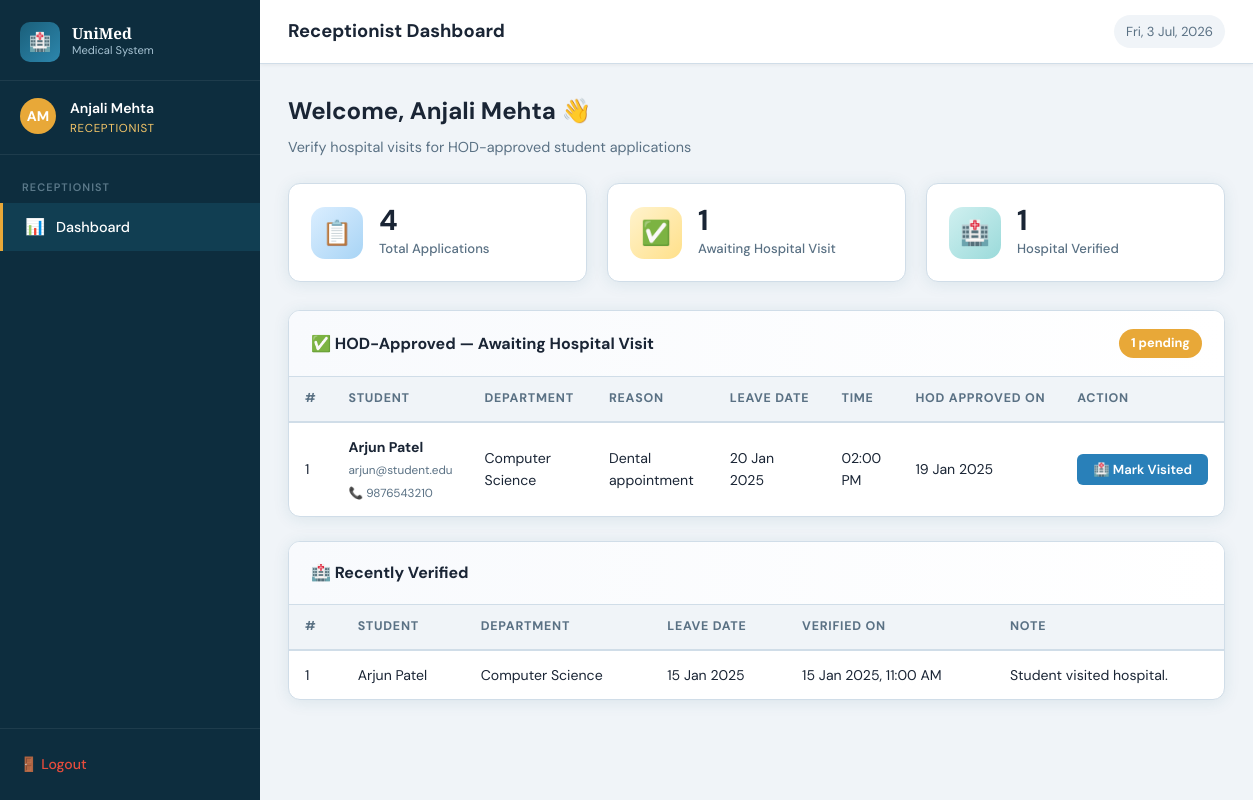
Screenshot of /receptionist/dashboard.php (signed in) with the database file from the repository.
### tables this page shows
CREATE TABLE IF NOT EXISTS applications (
    id INT AUTO_INCREMENT PRIMARY KEY,
    student_id INT NOT NULL,
    hod_id VARCHAR(20) NOT NULL,
    reason TEXT NOT NULL,
    leave_date DATE NOT NULL,
    leave_time TIME NOT NULL,
    status ENUM('pending','hod_approved','hod_rejected','receptionist_verified') DEFAULT 'pending',
    hod_remark TEXT DEFAULT NULL,
    receptionist_remark TEXT DEFAULT NULL,
    hod_action_at DATETIME DEFAULT NULL,
    receptionist_action_at DATETIME DEFAULT NULL,
    created_at DATETIME DEFAULT CURRENT_TIMESTAMP,
    FOREIGN KEY (student_id) REFERENCES users(id) ON DELETE CASCADE
);

CREATE TABLE IF NOT EXISTS users (
    id INT AUTO_INCREMENT PRIMARY KEY,
    name VARCHAR(100) NOT NULL,
    email VARCHAR(150) NOT NULL UNIQUE,
    password VARCHAR(255) NOT NULL,
    role ENUM('student','hod','receptionist','admin') NOT NULL DEFAULT 'student',
    hod_id VARCHAR(20) DEFAULT NULL,
    department VARCHAR(100) DEFAULT NULL,
    phone VARCHAR(20) DEFAULT NULL,
    otp VARCHAR(10) DEFAULT NULL,
    otp_expiry DATETIME DEFAULT NULL,
    is_verified TINYINT(1) DEFAULT 0,
    created_at DATETIME DEFAULT CURRENT_TIMESTAMP
);

### config/helpers.php (called while the page is built, shortened)
<?php
function sanitize($str) {
    return htmlspecialchars(strip_tags(trim($str)));
}
?>

### receptionist/dashboard.php (the view, shortened to what this page needs)
<?php
require_once '../config/helpers.php';
$db  = getDB();
$counts = ['hod_approved'=>0,'receptionist_verified'=>0,'total'=>0];
$result = $db->query("SELECT status, COUNT(*) as cnt FROM applications GROUP BY status");
while ($r = $result->fetch_assoc()) {
    $counts['total'] += $r['cnt'];
    if (isset($counts[$r['status']])) $counts[$r['status']] = $r['cnt'];
}
$stmt2 = $db->prepare("SELECT a.*, u.name as student_name, u.email as student_email, u.phone as student_phone, u.department, h.name as hod_name FROM applications a JOIN users u ON a.student_id=u.id LEFT JOIN users h ON a.hod_id=h.hod_id AND h.role='hod' WHERE a.status='hod_approved' ORDER BY a.hod_action_at DESC");
$stmt2->execute();
$approved = $stmt2->get_result()->fetch_all(MYSQLI_ASSOC);
$stmt3 = $db->prepare("SELECT a.*, u.name as student_name, u.department FROM applications a JOIN users u ON a.student_id=u.id WHERE a.status='receptionist_verified' ORDER BY a.receptionist_action_at DESC LIMIT 10");
$stmt3->execute();
$verified = $stmt3->get_result()->fetch_all(MYSQLI_ASSOC);
?>
<!DOCTYPE html>
<html lang="en">
<head>
<link rel="stylesheet" href="../assets/css/style.css">
</head>
<body>
<div class="layout">
<?php include '../config/sidebar.php'; ?>
<div class="main-content">
    <div class="topbar">
        <div class="topbar-left">
            <h2>Receptionist Dashboard</h2>
        </div>
        <div class="topbar-right">
            <span class="topbar-date" id="currentDate"></span>
        </div>
    </div>
    <div class="page-body">
        <p class="page-title">Welcome, <?= sanitize($_SESSION['name']) ?> 👋</p>
        <p class="page-subtitle">Verify hospital visits for HOD-approved student applications</p>
        <div class="stats-grid">
            <div class="stat-card">
                <div class="stat-icon blue">📋</div>
                <div class="stat-info">
                    <div class="stat-num"><?= $counts['total'] ?></div>
                    <div class="stat-label">Total Applications</div>
                </div>
            </div>
            <div class="stat-card">
                <div class="stat-icon yellow">✅</div>
                <div class="stat-info">
                    <div class="stat-num"><?= $counts['hod_approved'] ?></div>
                    <div class="stat-label">Awaiting Hospital Visit</div>
                </div>
            </div>
            <div class="stat-card">
                <div class="stat-icon teal">🏥</div>
                <div class="stat-info">
                    <div class="stat-num"><?= $counts['receptionist_verified'] ?></div>
                    <div class="stat-label">Hospital Verified</div>
                </div>
            </div>
        </div>
        <div class="card">
            <div class="card-header">
                <h3>✅ HOD-Approved — Awaiting Hospital Visit</h3>
                <span style="background:var(--accent);color:white;padding:4px 12px;border-radius:20px;font-size:0.8rem;font-weight:700;"><?= count($approved) ?> pending</span>
            </div>
            <div class="card-body" style="padding:0;">
                <?php if (empty($approved)): ?>
                <div class="empty-state">
                    <div class="empty-icon">🎉</div>
                    <h3>No pending verifications</h3>
                    <p>No HOD-approved applications awaiting hospital visit confirmation.</p>
                </div>
                <?php else: ?>
                <div class="table-wrap">
                <table>
                    <thead><tr>
                        <th>#</th>
                        <th>Student</th>
                        <th>Department</th>
                        <th>Reason</th>
                        <th>Leave Date</th>
                        <th>Time</th>
                        <th>HOD Approved On</th>
                        <th>Action</th>
                    </tr></thead>
                    <tbody>
                    <?php foreach ($approved as $i => $app): ?>
                    <tr>
                        <td><?= $i+1 ?></td>
                        <td>
                            <strong><?= sanitize($app['student_name']) ?></strong><br>
                            <small class="text-muted"><?= sanitize($app['student_email']) ?></small>
                            <?php if ($app['student_phone']): ?><br><small class="text-muted">📞 <?= sanitize($app['student_phone']) ?></small><?php endif; ?>
                        </td>
                        <td><?= sanitize($app['department']) ?></td>
                        <td style="max-width:160px;"><?= sanitize($app['reason']) ?></td>
                        <td><?= date('d M Y', strtotime($app['leave_date'])) ?></td>
                        <td><?= date('h:i A', strtotime($app['leave_time'])) ?></td>
                        <td><?= $app['hod_action_at'] ? date('d M Y', strtotime($app['hod_action_at'])) : '—' ?></td>
                        <td>
                            <button class="btn btn-info btn-sm" onclick="openVisitModal(<?= $app['id'] ?>, '<?= addslashes(sanitize($app['student_name'])) ?>')">🏥 Mark Visited</button>
                        </td>
                    </tr>
                    <?php endforeach; ?>
                    </tbody>
                </table>
                </div>
                <?php endif; ?>
            </div>
        </div>
        <?php if (!empty($verified)): ?>
        <div class="card">
            <div class="card-header"><h3>🏥 Recently Verified</h3></div>
            <div class="card-body" style="padding:0;">
                <div class="table-wrap">
                <table>
                    <thead><tr>
                        <th>#</th>
                        <th>Student</th>
                        <th>Department</th>
                        <th>Leave Date</th>
                        <th>Verified On</th>
                        <th>Note</th>
                    </tr></thead>
                    <tbody>
                    <?php foreach ($verified as $i => $app): ?>
                    <tr>
                        <td><?= $i+1 ?></td>
                        <td><?= sanitize($app['student_name']) ?></td>
                        <td><?= sanitize($app['department']) ?></td>
                        <td><?= date('d M Y', strtotime($app['leave_date'])) ?></td>
                        <td><?= $app['receptionist_action_at'] ? date('d M Y, h:i A', strtotime($app['receptionist_action_at'])) : '—' ?></td>
                        <td><?= sanitize($app['receptionist_remark']??'—') ?></td>
                    </tr>
                    <?php endforeach; ?>
                    </tbody>
                </table>
                </div>
            </div>
        </div>
        <?php endif; ?>
    </div>
</div>
</div>
</body>
</html>

### assets/css/style.css (style rules this page uses)
:root { --primary: #1a5f7a; --primary-light: #2d87ad; --primary-dark: #0f3d52; --accent: #e8a838; --accent-light: #f5c668; --danger: #c0392b; --danger-light: #e74c3c; --success: #1a7a4a; --success-light: #27ae60; --warning: #e67e22; --info: #2980b9; --bg: #f0f4f8; --bg-dark: #e2eaf2; --sidebar-bg: #0d2d3e; --sidebar-text: #a8c4d4; --sidebar-active: #1a5f7a; --card-bg: #ffffff; --text: #1a2535; --text-muted: #5a7184; --border: #d0dde8; --shadow: 0 2px 16px rgba(26,95,122,0.10); --shadow-lg: 0 8px 32px rgba(26,95,122,0.16); --radius: 12px; --radius-sm: 8px; --sidebar-width: 260px; --header-height: 64px; }
*, *::before, *::after { box-sizing: border-box; margin: 0; padding: 0; }
body { font-family: 'DM Sans', sans-serif; background: var(--bg); color: var(--text); min-height: 100vh; font-size: 15px; line-height: 1.6; }
.btn { display: inline-flex; align-items: center; justify-content: center; gap: 8px; padding: 11px 24px; border-radius: var(--radius-sm); font-family: 'DM Sans', sans-serif; font-size: 0.92rem; font-weight: 600; cursor: pointer; border: none; transition: all 0.2s; text-decoration: none; white-space: nowrap; }
.btn-sm { padding: 7px 16px; font-size: 0.82rem; border-radius: 6px; }
.btn-info { background: var(--info); color: white; }
.layout { display: flex; min-height: 100vh; }
.main-content { margin-left: var(--sidebar-width); flex: 1; min-height: 100vh; display: flex; flex-direction: column; }
.topbar { height: var(--header-height); background: white; border-bottom: 1px solid var(--border); display: flex; align-items: center; justify-content: space-between; padding: 0 28px; position: sticky; top: 0; z-index: 50; box-shadow: 0 1px 4px rgba(0,0,0,0.06); }
.topbar-left { display: flex; align-items: center; gap: 14px; }
.topbar h2 { font-size: 1.15rem; font-weight: 700; color: var(--text); }
.topbar-right { display: flex; align-items: center; gap: 14px; }
.topbar-date { font-size: 0.82rem; color: var(--text-muted); background: var(--bg); padding: 6px 12px; border-radius: 20px; }
.page-body { padding: 28px; flex: 1; }
.stats-grid { display: grid; grid-template-columns: repeat(auto-fit, minmax(200px, 1fr)); gap: 20px; margin-bottom: 28px; }
.stat-card { background: var(--card-bg); border-radius: var(--radius); padding: 22px; box-shadow: var(--shadow); display: flex; align-items: center; gap: 16px; border: 1px solid var(--border); transition: transform 0.2s, box-shadow 0.2s; }
.stat-icon { width: 52px; height: 52px; border-radius: 14px; display: flex; align-items: center; justify-content: center; font-size: 1.5rem; flex-shrink: 0; }
.stat-icon.blue { background: linear-gradient(135deg, #dbeeff, #a8d4f5); }
.stat-icon.yellow { background: linear-gradient(135deg, #fff3cd, #ffe08a); }
.stat-icon.teal { background: linear-gradient(135deg, #d0f0f0, #9adada); }
.stat-info .stat-num { font-size: 1.8rem; font-weight: 700; line-height: 1; color: var(--text); }
.stat-info .stat-label { font-size: 0.82rem; color: var(--text-muted); margin-top: 3px; font-weight: 500; }
.card { background: var(--card-bg); border-radius: var(--radius); border: 1px solid var(--border); box-shadow: var(--shadow); overflow: hidden; margin-bottom: 24px; }
.card-header { padding: 18px 22px; border-bottom: 1px solid var(--border); display: flex; align-items: center; justify-content: space-between; background: linear-gradient(to right, #f8fafd, white); }
.card-header h3 { font-size: 1rem; font-weight: 700; color: var(--text); display: flex; align-items: center; gap: 8px; }
.card-body { padding: 22px; }
.table-wrap { overflow-x: auto; }
table { width: 100%; border-collapse: collapse; font-size: 0.88rem; }
thead tr { background: var(--bg); border-bottom: 2px solid var(--border); }
th { padding: 12px 16px; text-align: left; font-size: 0.78rem; font-weight: 700; text-transform: uppercase; letter-spacing: 0.06em; color: var(--text-muted); white-space: nowrap; }
td { padding: 13px 16px; border-bottom: 1px solid var(--bg-dark); color: var(--text); vertical-align: middle; }
tbody tr:last-child td { border-bottom: none; }
.text-muted { color: var(--text-muted); }
.page-title { font-size: 1.5rem; font-weight: 700; color: var(--text); margin-bottom: 6px; }
.page-subtitle { color: var(--text-muted); font-size: 0.9rem; margin-bottom: 24px; }

### rows the page displays
applications: student.name "Arjun Patel", student.email "arjun@student.edu", student.phone "9876543210", student.department "Computer Science", reason "Dental appointment", leave_date "20 Jan 2025", leave_time "02:00 PM", hod_action_at "19 Jan 2025"
applications: student.name "Arjun Patel", student.department "Computer Science", leave_date "15 Jan 2025", receptionist_action_at "15 Jan 2025, 11:00 AM", receptionist_remark "Student visited hospital."

### other values shown
getInitials($_SESSION['name']) "AM"
$_SESSION['name'] "Anjali Mehta"
roleName($_SESSION['role']) "RECEPTIONIST"
$counts['total'] "4"
$counts['hod_approved'] "1"
$counts['receptionist_verified'] "1"
count($approved) "1"
